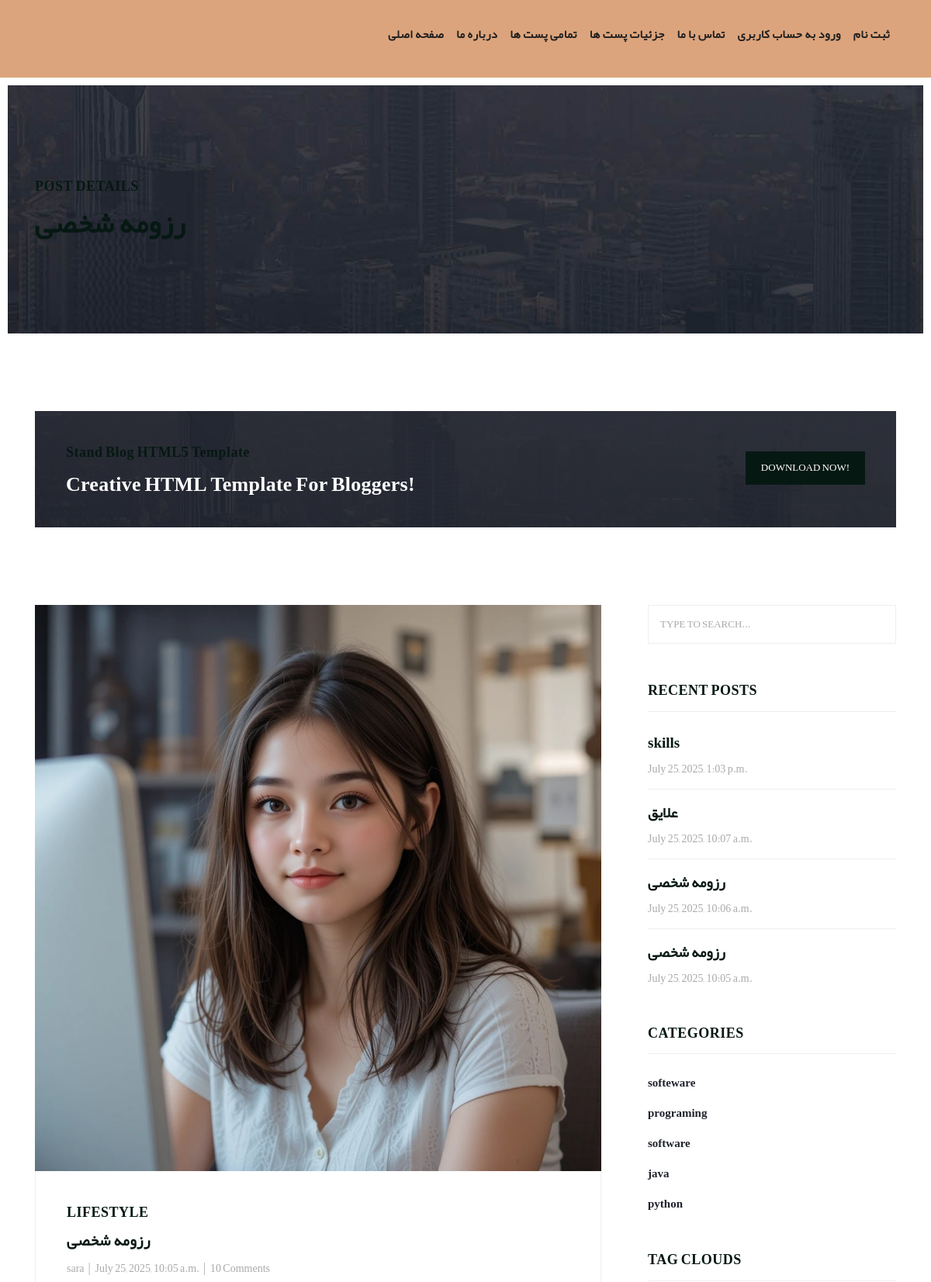
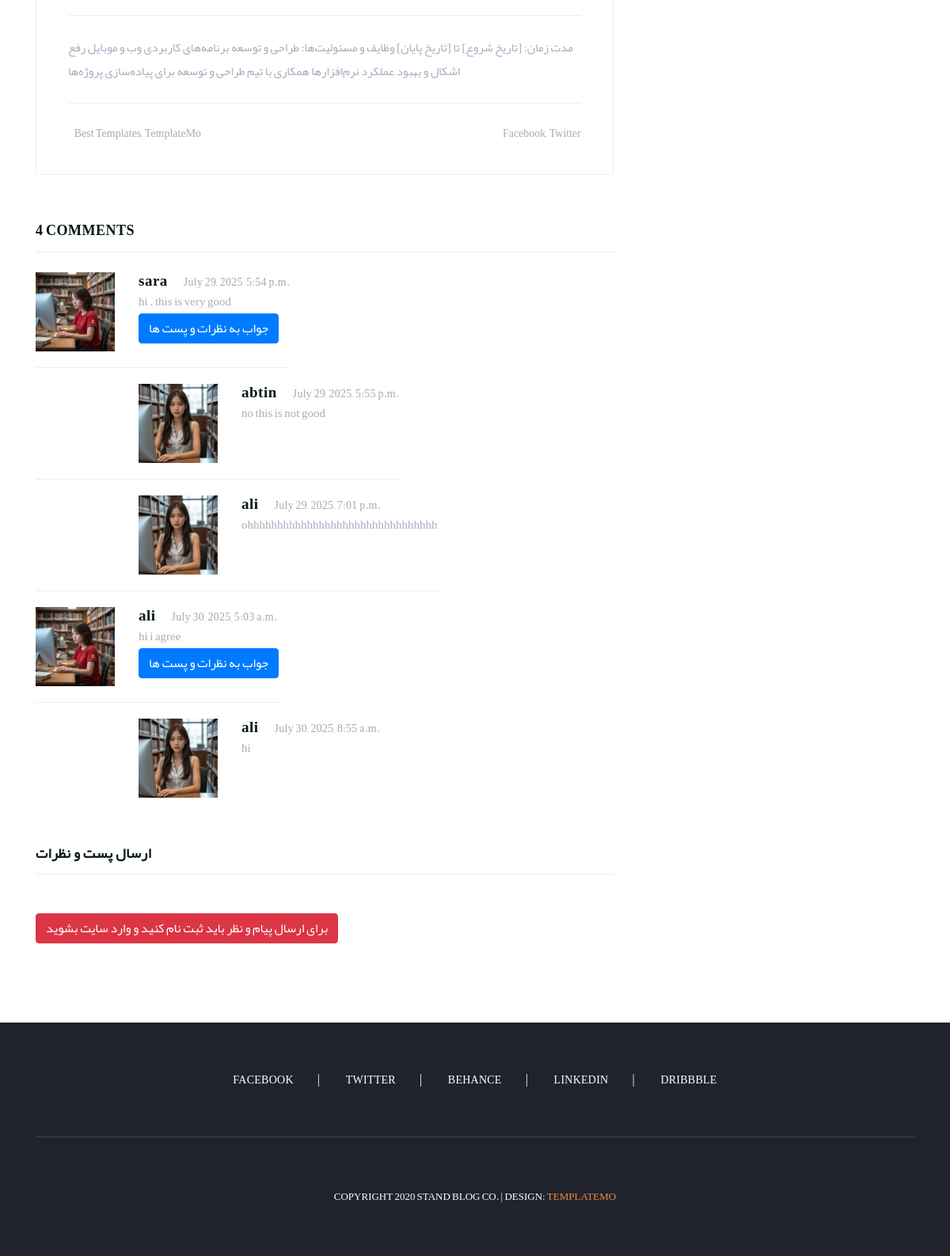
Page /articles/detail/1 on the committed database (2 pictures, top to bottom).
### blog_app/models.py (models this page shows, shortened)
class Article(models.Model):
    author = models.ForeignKey(User,on_delete= models.CASCADE)
    category = models.ManyToManyField(Category,related_name='articles')
    title = models.CharField(max_length=70)
    body = models.TextField()
    image = models.ImageField(upload_to='images/articles')
    created = models.DateTimeField(auto_now_add=True)
    updated = models.DateTimeField(auto_now=True)

class Comment(models.Model):
    article = models.ForeignKey(Article,on_delete=models.CASCADE, related_name='comments')
    user = models.ForeignKey(User,on_delete=models.CASCADE , related_name='comments')
    body = models.TextField()
    created_at = models.DateTimeField(auto_now_add=True)
    parent = models.ForeignKey('self' , on_delete=models.CASCADE ,null=True , blank=True , related_name='repleies')

class Category(models.Model):
    title = models.CharField(max_length=20)
    created = models.DateTimeField(auto_now_add=True)

### blog_app/views.py (the view)
# urls.py: path('detail/<int:pk>',views.article_detail,name='article_detail'),
def article_detail(request,pk):
    articles = get_object_or_404(Article,id = pk)
    if request.method == 'POST':
        parent_id = request.POST.get('parent_id')
        body = request.POST.get('body')
        Comment.objects.create(article = articles , user = request.user , body = body , parent_id= parent_id)
    comments = get_object_or_404(Comment,id = pk)
    return render(request,'blog_app/article_detail.html',context={'article':articles , 'comment':comments})

### context_processors/context_processors.py (called while the page is built)
def recent_articels(request):
    recent_articels = Article.objects.order_by('-created')
    category = Category.objects.all()
    return {'recent_article':recent_articels , 'categories':category}

### blog_app/templates/blog_app/article_detail.html (shortened to what this page needs)
{% extends "base.html" %}
{% load static %}
{% block main %}
    <div class="heading-page header-text">
      <section class="page-heading">
        <div class="container">
          <div class="row">
            <div class="col-lg-12">
              <div class="text-content">
                <h4>Post Details</h4>
                <h2>{{article.title}}</h2>
              </div>
            </div>
          </div>
        </div>
      </section>
    </div>
    <section class="call-to-action">
      <div class="container">
        <div class="row">
          <div class="col-lg-12">
            <div class="main-content">
              <div class="row">
                <div class="col-lg-8">
                  <span>Stand Blog HTML5 Template</span>
                  <h4>Creative HTML Template For Bloggers!</h4>
                </div>
                <div class="col-lg-4">
                  <div class="main-button">
                    <a rel="nofollow" href="https://templatemo.com/tm-551-stand-blog" target="_parent">Download Now!</a>
                  </div>
                </div>
              </div>
            </div>
          </div>
        </div>
      </div>
    </section>
    <section class="blog-posts grid-system">
      <div class="container">
        <div class="row">
          <div class="col-lg-8">
            <div class="all-blog-posts">
              <div class="row">
                <div class="col-lg-12">
                  <div class="blog-post">
                    <div class="blog-thumb">
                      <img src="{{article.image.url}}" alt="">
                    </div>
                    <div class="down-content">
                      <span>Lifestyle</span>
                      <a href="post-details.html"><h4>{{article.title}}</h4></a>
                      <ul class="post-info">
                        <li><a href="#">{{article.author.username}}</a></li>
                        <li><a href="#">{{article.created}}</a></li>
                        <li><a href="#">10 Comments</a></li>
                      </ul>
                      <p>
                        {{article.body}}
                      </p>
                      <div class="post-options">
                        <div class="row">
                          <div class="col-6">
                            <ul class="post-tags">
                              <li></li>
                              <li><a href="#">Best Templates</a>,</li>
                              <li><a href="#">TemplateMo</a></li>
                            </ul>
                          </div>
                          <div class="col-6">
                            <ul class="post-share">
                              <li></li>
                              <li><a href="#">Facebook</a>,</li>
                              <li><a href="#"> Twitter</a></li>
                            </ul>
                          </div>
                        </div>
                      </div>
                    </div>
                  </div>
                </div>
                <div class="col-lg-12">
                  <div class="sidebar-item comments">
                    <div class="sidebar-heading">
                      <h2>4 comments</h2>
                    </div>
                    <div class="content">
                      <ul>
                        {% for comment in article.comments.all %}
                        {% if comment.parent == None %}
                          <li>
                          <div class="author-thumb">
                            {% if comment.user.profile.image %}
                            <img src="{{comment.user.profile.image.url}}" alt="">
                            {% else %}
                            <img src="{% static 'images/blog-post-01.jpg' %}" alt="">
                            {% endif %}
                          </div>
                          <div class="right-content">
                            <h4>{{comment.user.username}}<span>{{comment.created_at}}</span></h4>
                            <p> {{comment.body}}</p>
                            <button  onclick="set_value({{comment.id}})" class="btn btn-primary">جواب به نظرات و پست ها</button>
                          </div>
                        </li>
                        {% endif %}
                        {% for reply in comment.repleies.all %}
                        <li class="replied">
                          <div class="author-thumb">
                            {% if comment.user.profile.image %}
                            <img src="{{comment.user.profile.image.url}}" alt="">
                            {% else %}
                            <img src="{% static 'images/blog-post-02.jpg' %}" alt="">
                            {% endif %}                          </div>
                          <div class="right-content">
                            <h4>{{reply.user.username}}<span>{{reply.created_at}}</span></h4>
                            <p>{{reply.body}}</p>
                          </div>
                        </li>
                        {% endfor %}
                        {% endfor %}
                      </ul>
                    </div>
                  </div>
                </div>
                <div class="col-lg-12">
                  <div class="sidebar-item submit-comment">
                    <div class="sidebar-heading">
                      <h2 id="yourcomment">ارسال پست و نظرات</h2>
                    </div>
                    <div class="content">
                    {% if request.user.is_authenticated %}
                      <form id="comment" action="#" method="post">
                        {% csrf_token %}
                        <div class="row">
                          <input type="hidden" id="parent_id" value="" name="parent_id">
                          <div class="col-lg-12">
                            <fieldset>
                              <textarea name="body" rows="6" id="body" placeholder="Type your comment" required=""></textarea>
                            </fieldset>
                          </div>
                          <div class="col-lg-12">
                            <fieldset>
                              <button type="submit" id="form-submit" class="main-button">Submit</button>
                            </fieldset>
                          </div>
                        </div>
                      </form>
                      {% else %}
                      <br>
                      <a class="btn btn-danger" href="{% url "account:login" %}">برای ارسال پیام و نظر باید ثبت نام کنید و وارد سایت بشوید</a>
                      {% endif %}
                    </div>
                  </div>
                </div>
              </div>
            </div>
          </div>
          <div class="col-lg-4">
{% include "includes/sidebar.html" %}
          </div>
        </div>
      </div>
    </section>
 {% endblock main %}

### templates/includes/sidebar.html (shortened to what this page needs)
{% load static %}
            <div class="sidebar">
              <div class="row">
                <div class="col-lg-12">
                  <div class="sidebar-item search">
                    <form id="search_form" name="gs" method="GET" action=" {% url "blog:search" %}">
                      <input type="text" name="q" class="searchText" placeholder="type to search..." autocomplete="on">
                    </form>
                  </div>
                </div>
                <div class="col-lg-12">
                  <div class="sidebar-item recent-posts">
                    <div class="sidebar-heading">
                      <h2>Recent Posts</h2>
                    </div>
                    <div class="content">
                      <ul>
                        {% for item in recent_article %}
                        <li><a href="post-details.html">
                          <h5>{{item.title}}</h5>
                          <span>{{item.created}}</span>
                        </a></li>
                        {% endfor %}
                      </ul>
                    </div>
                  </div>
                </div>
                <div class="col-lg-12">
                  <div class="sidebar-item categories">
                    <div class="sidebar-heading">
                      <h2>Categories</h2>
                    </div>
                    <div class="content">
                      <ul>
                        {% for item in categories %}
                        <li><a href=" {% url "blog:category_detail" item.id %}">{{item.title}}</a></li>
                        {% endfor %}
                      </ul>
                    </div>
                  </div>
                </div>
                <div class="col-lg-12">
                  <div class="sidebar-item tags">
                    <div class="sidebar-heading">
                      <h2>Tag Clouds</h2>
                    </div>
                  </div>
                </div>
              </div>
            </div>

### rows in the picture
Article: title "رزومه شخصی", image (picture), author.username "sara", created "July 25, 2025, 10:05 a.m.", body "مدت زمان: [تاریخ شروع] تا [تاریخ پایان] وظایف و مسئولیت‌ها: طراحی و توسعه برنامه‌های کاربردی وب و موبایل رفع اشکال و بهبود عملکرد نرم‌افزارها همکاری با تیم طراحی و توسعه برای پیاده‌سازی پروژه‌ها"
Comment: user.username "sara", created_at "July 29, 2025, 5:54 p.m.", body "hi . this is very good"
Comment: user.username "abtin", created_at "July 29, 2025, 5:55 p.m.", body "no this is not good"
Comment: user.username "ali", created_at "July 29, 2025, 7:01 p.m.", body "ohhhhhhhhhhhhhhhhhhhhhhhhhhhhhhhh"
Comment: user.username "ali", created_at "July 30, 2025, 5:03 a.m.", body "hi i agree"
Comment: user.username "ali", created_at "July 30, 2025, 8:55 a.m.", body "hi"
Article: title "skills", created "July 25, 2025, 1:03 p.m."
Article: title "علایق", created "July 25, 2025, 10:07 a.m."
Article: title "رزومه شخصی", created "July 25, 2025, 10:06 a.m."
Category: title "softeware"
Category: title "programing"
Category: title "software"
Category: title "java"
Category: title "python"
